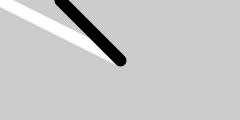
Frame 1 (no input)
Frame 60 (the mouse pressed at the canvas centre just before this capture): identical to frame 1, image omitted
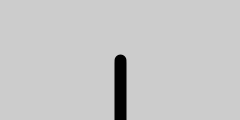
Frame 120 (the mouse held since frame 60 and released just before this capture)

The Processing sketch that drew these frames (run headless with seeded random() and noise(); from frame 60 on, the mouse is pressed at the canvas centre):

// Processing sketch: Example_5_10
// ── Example_5_10.pde
void setup(){
	size(240, 120);
	strokeWeight(12);
	smooth();
}

void draw(){
	background(204);
	stroke(255);
	line(120, 60, mouseX, mouseY);
	stroke(0);
	float mx = mouseX/2 + 60;
	line(120, 60, mx, mouseX);
}
